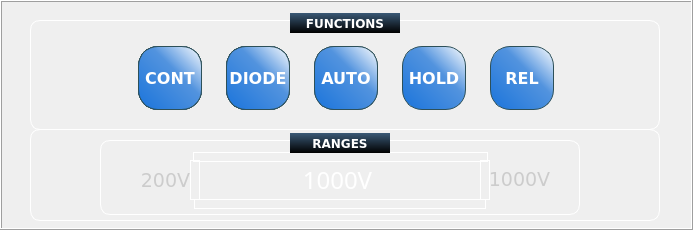
  <widget class="QFrame" name="inputPanel">
   <property name="geometry">
    <rect>
     <x>10</x>
     <y>200</y>
     <width>693</width>
     <height>230</height>
    </rect>
   </property>
   <property name="font">
    <font>
     <family>DejaVu Sans</family>
    </font>
   </property>
   <property name="styleSheet">
    <string notr="true">QFrame {
     background-color: qlineargradient(x1: 0, y1: 0, x2: 0, y2: 1,
                                       stop: 0 #3a5976, stop: 1 #000000);



 }
QLabel{
	background-color:rgba(0,0,0,0);
	color:white;
}

QLabel::disabled {
	background-color:rgba(0,0,0,0);
	color:gray;
}</string>
   </property>
   <property name="frameShape">
    <enum>QFrame::Box</enum>
   </property>
   <property name="frameShadow">
    <enum>QFrame::Raised</enum>
   </property>
   <widget class="QPushButton" name="r4w">
    <property name="geometry">
     <rect>
      <x>226</x>
      <y>46</y>
      <width>64</width>
      <height>64</height>
     </rect>
    </property>
    <property name="font">
     <font>
      <family>DejaVu Sans</family>
      <pointsize>12</pointsize>
      <weight>75</weight>
      <italic>false</italic>
      <bold>true</bold>
     </font>
    </property>
    <property name="focusPolicy">
     <enum>Qt::NoFocus</enum>
    </property>
    <property name="styleSheet">
     <string notr="true">QPushButton {
color:white;
border: 1px solid #2D5059;
border-radius: 20px;
background-color: qlineargradient(x1: 0, y1: 1, x2: 1, y2: 0,stop: 0 #1A74DB, stop: 0.6 #5293DE, stop:1 #FFFFFF);
font:bold;
}
QPushButton:pressed {
background-color: qlineargradient(x1: 0, y1: 0, x2: 0, y2: 1,
stop: 0 #dadbde, stop: 1 #f6f7fa);
}
QPushButton:flat {
border: none; 
}
QPushButton:default {
border-color: navy; 
}

QPushButton:disabled
{
color:lightgrey;
background-color:grey
}</string>
    </property>
    <property name="text">
     <string>Beep</string>
    </property>
    <property name="iconSize">
     <size>
      <width>64</width>
      <height>64</height>
     </size>
    </property>
   </widget>
   <widget class="QPushButton" name="iac">
    <property name="geometry">
     <rect>
      <x>138</x>
      <y>46</y>
      <width>64</width>
      <height>64</height>
     </rect>
    </property>
    <property name="font">
     <font>
      <family>DejaVu Sans</family>
      <pointsize>12</pointsize>
      <weight>75</weight>
      <italic>false</italic>
      <bold>true</bold>
     </font>
    </property>
    <property name="focusPolicy">
     <enum>Qt::NoFocus</enum>
    </property>
    <property name="styleSheet">
     <string notr="true">QPushButton {
color:white;
border: 1px solid #2D5059;
border-radius: 20px;
background-color: qlineargradient(x1: 0, y1: 1, x2: 1, y2: 0,stop: 0 #1A74DB, stop: 0.6 #5293DE, stop:1 #FFFFFF);
font:bold;
}
QPushButton:pressed {
background-color: qlineargradient(x1: 0, y1: 0, x2: 0, y2: 1,
stop: 0 #dadbde, stop: 1 #f6f7fa);
}
QPushButton:flat {
border: none; 
}
QPushButton:default {
border-color: navy; 
}

QPushButton:disabled
{
color:lightgrey;
background-color:grey
}</string>
    </property>
    <property name="text">
     <string>AC</string>
    </property>
    <property name="iconSize">
     <size>
      <width>64</width>
      <height>64</height>
     </size>
    </property>
   </widget>
   <widget class="QPushButton" name="vdc">
    <property name="geometry">
     <rect>
      <x>226</x>
      <y>46</y>
      <width>64</width>
      <height>64</height>
     </rect>
    </property>
    <property name="font">
     <font>
      <family>DejaVu Sans</family>
      <pointsize>12</pointsize>
      <weight>75</weight>
      <italic>false</italic>
      <bold>true</bold>
     </font>
    </property>
    <property name="focusPolicy">
     <enum>Qt::NoFocus</enum>
    </property>
    <property name="styleSheet">
     <string notr="true">QPushButton {
color:white;
border: 1px solid #2D5059;
border-radius: 20px;
background-color: qlineargradient(x1: 0, y1: 1, x2: 1, y2: 0,stop: 0 #1A74DB, stop: 0.6 #5293DE, stop:1 #FFFFFF);
font:bold;
}
QPushButton:pressed {
background-color: qlineargradient(x1: 0, y1: 0, x2: 0, y2: 1,
stop: 0 #dadbde, stop: 1 #f6f7fa);
}
QPushButton:flat {
border: none; 
}
QPushButton:default {
border-color: navy; 
}

QPushButton:disabled
{
color:lightgrey;
background-color:grey
}</string>
    </property>
    <property name="text">
     <string>DC</string>
    </property>
    <property name="iconSize">
     <size>
      <width>64</width>
      <height>64</height>
     </size>
    </property>
   </widget>
   <widget class="QPushButton" name="idc">
    <property name="geometry">
     <rect>
      <x>226</x>
      <y>46</y>
      <width>64</width>
      <height>64</height>
     </rect>
    </property>
    <property name="font">
     <font>
      <family>DejaVu Sans</family>
      <pointsize>12</pointsize>
      <weight>75</weight>
      <italic>false</italic>
      <bold>true</bold>
     </font>
    </property>
    <property name="focusPolicy">
     <enum>Qt::NoFocus</enum>
    </property>
    <property name="styleSheet">
     <string notr="true">QPushButton {
color:white;
border: 1px solid #2D5059;
border-radius: 20px;
background-color: qlineargradient(x1: 0, y1: 1, x2: 1, y2: 0,stop: 0 #1A74DB, stop: 0.6 #5293DE, stop:1 #FFFFFF);
font:bold;
}
QPushButton:pressed {
background-color: qlineargradient(x1: 0, y1: 0, x2: 0, y2: 1,
stop: 0 #dadbde, stop: 1 #f6f7fa);
}
QPushButton:flat {
border: none; 
}
QPushButton:default {
border-color: navy; 
}

QPushButton:disabled
{
color:lightgrey;
background-color:grey
}</string>
    </property>
    <property name="text">
     <string>DC</string>
    </property>
    <property name="iconSize">
     <size>
      <width>64</width>
      <height>64</height>
     </size>
    </property>
   </widget>
   <widget class="QPushButton" name="manual">
    <property name="geometry">
     <rect>
      <x>314</x>
      <y>46</y>
      <width>64</width>
      <height>64</height>
     </rect>
    </property>
    <property name="font">
     <font>
      <family>DejaVu Sans</family>
      <pointsize>12</pointsize>
      <weight>75</weight>
      <italic>false</italic>
      <bold>true</bold>
     </font>
    </property>
    <property name="focusPolicy">
     <enum>Qt::NoFocus</enum>
    </property>
    <property name="styleSheet">
     <string notr="true">QPushButton {
color:white;
border: 1px solid #2D5059;
border-radius: 20px;
background-color: qlineargradient(x1: 0, y1: 1, x2: 1, y2: 0,stop: 0 #1A74DB, stop: 0.6 #5293DE, stop:1 #FFFFFF);
font:bold;
}
QPushButton:pressed {
background-color: qlineargradient(x1: 0, y1: 0, x2: 0, y2: 1,
stop: 0 #dadbde, stop: 1 #f6f7fa);
}
QPushButton:flat {
border: none; 
}
QPushButton:default {
border-color: navy; 
}

QPushButton:disabled
{
color:lightgrey;
background-color:grey
}</string>
    </property>
    <property name="text">
     <string>Manual</string>
    </property>
    <property name="iconSize">
     <size>
      <width>64</width>
      <height>64</height>
     </size>
    </property>
   </widget>
   <widget class="QPushButton" name="r2w">
    <property name="geometry">
     <rect>
      <x>138</x>
      <y>46</y>
      <width>64</width>
      <height>64</height>
     </rect>
    </property>
    <property name="font">
     <font>
      <family>DejaVu Sans</family>
      <pointsize>12</pointsize>
      <weight>75</weight>
      <italic>false</italic>
      <bold>true</bold>
     </font>
    </property>
    <property name="focusPolicy">
     <enum>Qt::NoFocus</enum>
    </property>
    <property name="styleSheet">
     <string notr="true">QPushButton {
color:white;
border: 1px solid #2D5059;
border-radius: 20px;
background-color: qlineargradient(x1: 0, y1: 1, x2: 1, y2: 0,stop: 0 #1A74DB, stop: 0.6 #5293DE, stop:1 #FFFFFF);
font:bold;
}
QPushButton:pressed {
background-color: qlineargradient(x1: 0, y1: 0, x2: 0, y2: 1,
stop: 0 #dadbde, stop: 1 #f6f7fa);
}
QPushButton:flat {
border: none; 
}
QPushButton:default {
border-color: navy; 
}

QPushButton:disabled
{
color:lightgrey;
background-color:grey
}</string>
    </property>
    <property name="text">
     <string>R</string>
    </property>
    <property name="iconSize">
     <size>
      <width>64</width>
      <height>64</height>
     </size>
    </property>
   </widget>
   <widget class="QPushButton" name="Auto">
    <property name="geometry">
     <rect>
      <x>314</x>
      <y>46</y>
      <width>64</width>
      <height>64</height>
     </rect>
    </property>
    <property name="font">
     <font>
      <family>DejaVu Sans</family>
      <pointsize>12</pointsize>
      <weight>75</weight>
      <italic>false</italic>
      <bold>true</bold>
     </font>
    </property>
    <property name="focusPolicy">
     <enum>Qt::NoFocus</enum>
    </property>
    <property name="styleSheet">
     <string notr="true">QPushButton {
color:white;
border: 1px solid #2D5059;
border-radius: 20px;
background-color: qlineargradient(x1: 0, y1: 1, x2: 1, y2: 0,stop: 0 #1A74DB, stop: 0.6 #5293DE, stop:1 #FFFFFF);
font:bold;
}
QPushButton:pressed {
background-color: qlineargradient(x1: 0, y1: 0, x2: 0, y2: 1,
stop: 0 #dadbde, stop: 1 #f6f7fa);
}
QPushButton:flat {
border: none; 
}
QPushButton:default {
border-color: navy; 
}

QPushButton:disabled
{
color:lightgrey;
background-color:grey
}</string>
    </property>
    <property name="text">
     <string>AUTO</string>
    </property>
    <property name="iconSize">
     <size>
      <width>64</width>
      <height>64</height>
     </size>
    </property>
   </widget>
   <widget class="QPushButton" name="vac">
    <property name="geometry">
     <rect>
      <x>138</x>
      <y>46</y>
      <width>64</width>
      <height>64</height>
     </rect>
    </property>
    <property name="font">
     <font>
      <family>DejaVu Sans</family>
      <pointsize>12</pointsize>
      <weight>75</weight>
      <italic>false</italic>
      <bold>true</bold>
     </font>
    </property>
    <property name="focusPolicy">
     <enum>Qt::NoFocus</enum>
    </property>
    <property name="styleSheet">
     <string notr="true">QPushButton {
color:white;
border: 1px solid #2D5059;
border-radius: 20px;
background-color: qlineargradient(x1: 0, y1: 1, x2: 1, y2: 0,stop: 0 #1A74DB, stop: 0.6 #5293DE, stop:1 #FFFFFF);
font:bold;
}
QPushButton:pressed {
background-color: qlineargradient(x1: 0, y1: 0, x2: 0, y2: 1,
stop: 0 #dadbde, stop: 1 #f6f7fa);
}
QPushButton:flat {
border: none; 
}
QPushButton:default {
border-color: navy; 
}

QPushButton:disabled
{
color:lightgrey;
background-color:grey
}</string>
    </property>
    <property name="text">
     <string>AC</string>
    </property>
    <property name="iconSize">
     <size>
      <width>64</width>
      <height>64</height>
     </size>
    </property>
   </widget>
   <widget class="QPushButton" name="hold">
    <property name="geometry">
     <rect>
      <x>402</x>
      <y>46</y>
      <width>64</width>
      <height>64</height>
     </rect>
    </property>
    <property name="font">
     <font>
      <family>DejaVu Sans</family>
      <pointsize>12</pointsize>
      <weight>75</weight>
      <italic>false</italic>
      <bold>true</bold>
     </font>
    </property>
    <property name="focusPolicy">
     <enum>Qt::NoFocus</enum>
    </property>
    <property name="styleSheet">
     <string notr="true">QPushButton {
color:white;
border: 1px solid #2D5059;
border-radius: 20px;
background-color: qlineargradient(x1: 0, y1: 1, x2: 1, y2: 0,stop: 0 #1A74DB, stop: 0.6 #5293DE, stop:1 #FFFFFF);
font:bold;
}
QPushButton:pressed {
background-color: qlineargradient(x1: 0, y1: 0, x2: 0, y2: 1,
stop: 0 #dadbde, stop: 1 #f6f7fa);
}
QPushButton:flat {
border: none; 
}
QPushButton:default {
border-color: navy; 
}

QPushButton:disabled
{
color:lightgrey;
background-color:grey
}</string>
    </property>
    <property name="text">
     <string>HOLD</string>
    </property>
    <property name="iconSize">
     <size>
      <width>64</width>
      <height>64</height>
     </size>
    </property>
   </widget>
   <widget class="QPushButton" name="Null">
    <property name="geometry">
     <rect>
      <x>490</x>
      <y>46</y>
      <width>64</width>
      <height>64</height>
     </rect>
    </property>
    <property name="font">
     <font>
      <family>DejaVu Sans</family>
      <pointsize>12</pointsize>
      <weight>75</weight>
      <italic>false</italic>
      <bold>true</bold>
     </font>
    </property>
    <property name="focusPolicy">
     <enum>Qt::NoFocus</enum>
    </property>
    <property name="styleSheet">
     <string notr="true">QPushButton {
color:white;
border: 1px solid #2D5059;
border-radius: 20px;
background-color: qlineargradient(x1: 0, y1: 1, x2: 1, y2: 0,stop: 0 #1A74DB, stop: 0.6 #5293DE, stop:1 #FFFFFF);
font:bold;
}
QPushButton:pressed {
background-color: qlineargradient(x1: 0, y1: 0, x2: 0, y2: 1,
stop: 0 #dadbde, stop: 1 #f6f7fa);
}
QPushButton:flat {
border: none; 
}
QPushButton:default {
border-color: navy; 
}

QPushButton:disabled
{
color:lightgrey;
background-color:grey
}</string>
    </property>
    <property name="text">
     <string>REL</string>
    </property>
    <property name="iconSize">
     <size>
      <width>64</width>
      <height>64</height>
     </size>
    </property>
   </widget>
   <widget class="QFrame" name="rangeFrame">
    <property name="enabled">
     <bool>true</bool>
    </property>
    <property name="geometry">
     <rect>
      <x>100</x>
      <y>140</y>
      <width>480</width>
      <height>75</height>
     </rect>
    </property>
    <property name="font">
     <font>
      <family>DejaVu Sans</family>
     </font>
    </property>
    <property name="styleSheet">
     <string notr="true">QFrame{
color:gray;
border:1px solid white;
border-radius:10px;
}
QLabel{
color:gray;
border:0px solid white;
border-radius:0px;
}
Line{
	background-color: rgba(0, 0, 0, 0);
color:gray;
border:0px solid white;
border-radius:0px;
}</string>
    </property>
    <property name="frameShape">
     <enum>QFrame::StyledPanel</enum>
    </property>
    <property name="frameShadow">
     <enum>QFrame::Raised</enum>
    </property>
    <widget class="QPushButton" name="leftArrow">
     <property name="geometry">
      <rect>
       <x>120</x>
       <y>10</y>
       <width>50</width>
       <height>60</height>
      </rect>
     </property>
     <property name="focusPolicy">
      <enum>Qt::NoFocus</enum>
     </property>
     <property name="styleSheet">
      <string notr="true">QPushButton {
         border: 2px solid rgba(0,0,0,0);
         border-radius: 25px;
         background-color: rgba(0,0,0,0);
     }
</string>
     </property>
     <property name="text">
      <string/>
     </property>
     <property name="icon">
      <iconset resource="pic.qrc">
       <normaloff>:/new/prefix1/prev-icon.png</normaloff>:/new/prefix1/prev-icon.png</iconset>
     </property>
     <property name="iconSize">
      <size>
       <width>50</width>
       <height>60</height>
      </size>
     </property>
    </widget>
    <widget class="QLabel" name="label_5">
     <property name="enabled">
      <bool>true</bool>
     </property>
     <property name="geometry">
      <rect>
       <x>177</x>
       <y>19</y>
       <width>121</width>
       <height>41</height>
      </rect>
     </property>
     <property name="font">
      <font>
       <family>12</family>
       <pointsize>-1</pointsize>
       <weight>50</weight>
       <italic>false</italic>
       <bold>false</bold>
      </font>
     </property>
     <property name="autoFillBackground">
      <bool>false</bool>
     </property>
     <property name="styleSheet">
      <string notr="true">font:24px bold;
color:white;</string>
     </property>
     <property name="frameShape">
      <enum>QFrame::NoFrame</enum>
     </property>
     <property name="frameShadow">
      <enum>QFrame::Sunken</enum>
     </property>
     <property name="text">
      <string>1000V</string>
     </property>
     <property name="scaledContents">
      <bool>false</bool>
     </property>
     <property name="alignment">
      <set>Qt::AlignCenter</set>
     </property>
    </widget>
    <widget class="Line" name="line">
     <property name="geometry">
      <rect>
       <x>94</x>
       <y>59</y>
       <width>292</width>
       <height>10</height>
      </rect>
     </property>
     <property name="styleSheet">
      <string notr="true"/>
     </property>
     <property name="orientation">
      <enum>Qt::Horizontal</enum>
     </property>
    </widget>
    <widget class="QLabel" name="label_6">
     <property name="enabled">
      <bool>false</bool>
     </property>
     <property name="geometry">
      <rect>
       <x>20</x>
       <y>30</y>
       <width>91</width>
       <height>21</height>
      </rect>
     </property>
     <property name="font">
      <font>
       <family>DejaVu Sans</family>
       <pointsize>14</pointsize>
       <weight>50</weight>
       <bold>false</bold>
      </font>
     </property>
     <property name="styleSheet">
      <string notr="true">color:#cccccc;</string>
     </property>
     <property name="text">
      <string>200V</string>
     </property>
     <property name="scaledContents">
      <bool>false</bool>
     </property>
     <property name="alignment">
      <set>Qt::AlignCenter</set>
     </property>
    </widget>
    <widget class="QPushButton" name="rightArrow">
     <property name="geometry">
      <rect>
       <x>310</x>
       <y>9</y>
       <width>50</width>
       <height>60</height>
      </rect>
     </property>
     <property name="focusPolicy">
      <enum>Qt::NoFocus</enum>
     </property>
     <property name="styleSheet">
      <string notr="true">QPushButton {
         border: 2px solid rgba(0,0,0,0);
         border-radius: 25px;
         background-color: rgba(0,0,0,0);
     }

  </string>
     </property>
     <property name="text">
      <string/>
     </property>
     <property name="icon">
      <iconset resource="pic.qrc">
       <normaloff>:/new/prefix1/next-icon.png</normaloff>:/new/prefix1/next-icon.png</iconset>
     </property>
     <property name="iconSize">
      <size>
       <width>50</width>
       <height>60</height>
      </size>
     </property>
    </widget>
    <widget class="Line" name="line_4">
     <property name="geometry">
      <rect>
       <x>93</x>
       <y>12</y>
       <width>295</width>
       <height>10</height>
      </rect>
     </property>
     <property name="styleSheet">
      <string notr="true"/>
     </property>
     <property name="orientation">
      <enum>Qt::Horizontal</enum>
     </property>
    </widget>
    <widget class="QLabel" name="label_4">
     <property name="enabled">
      <bool>false</bool>
     </property>
     <property name="geometry">
      <rect>
       <x>374</x>
       <y>29</y>
       <width>91</width>
       <height>20</height>
      </rect>
     </property>
     <property name="font">
      <font>
       <family>DejaVu Sans</family>
       <pointsize>14</pointsize>
       <weight>50</weight>
       <bold>false</bold>
      </font>
     </property>
     <property name="styleSheet">
      <string notr="true">color:#cccccc;</string>
     </property>
     <property name="text">
      <string>1000V</string>
     </property>
     <property name="scaledContents">
      <bool>false</bool>
     </property>
     <property name="alignment">
      <set>Qt::AlignCenter</set>
     </property>
    </widget>
    <widget class="Line" name="line_8">
     <property name="geometry">
      <rect>
       <x>90</x>
       <y>20</y>
       <width>10</width>
       <height>40</height>
      </rect>
     </property>
     <property name="styleSheet">
      <string notr="true"/>
     </property>
     <property name="orientation">
      <enum>Qt::Vertical</enum>
     </property>
    </widget>
    <widget class="Line" name="line_9">
     <property name="geometry">
      <rect>
       <x>380</x>
       <y>20</y>
       <width>10</width>
       <height>40</height>
      </rect>
     </property>
     <property name="styleSheet">
      <string notr="true"/>
     </property>
     <property name="orientation">
      <enum>Qt::Vertical</enum>
     </property>
    </widget>
    <zorder>line</zorder>
    <zorder>line_4</zorder>
    <zorder>label_5</zorder>
    <zorder>label_6</zorder>
    <zorder>label_4</zorder>
    <zorder>line_8</zorder>
    <zorder>line_9</zorder>
    <zorder>leftArrow</zorder>
    <zorder>rightArrow</zorder>
   </widget>
   <widget class="QLabel" name="label_8">
    <property name="geometry">
     <rect>
      <x>290</x>
      <y>13</y>
      <width>110</width>
      <height>20</height>
     </rect>
    </property>
    <property name="font">
     <font>
      <family>DejaVu Sans</family>
      <weight>75</weight>
      <bold>true</bold>
     </font>
    </property>
    <property name="styleSheet">
     <string notr="true">background-color: qlineargradient(x1: 0, y1: 0, x2: 0, y2: 1,stop: 0 #3a5976, stop: 1 #000000);
</string>
    </property>
    <property name="text">
     <string>FUNCTIONS</string>
    </property>
    <property name="alignment">
     <set>Qt::AlignCenter</set>
    </property>
   </widget>
   <widget class="QLabel" name="label_18">
    <property name="geometry">
     <rect>
      <x>290</x>
      <y>133</y>
      <width>100</width>
      <height>20</height>
     </rect>
    </property>
    <property name="font">
     <font>
      <family>DejaVu Sans</family>
      <weight>75</weight>
      <bold>true</bold>
     </font>
    </property>
    <property name="styleSheet">
     <string notr="true">background-color: qlineargradient(x1: 0, y1: 0, x2: 0, y2: 1,stop: 0 #3a5976, stop: 1 #000000);</string>
    </property>
    <property name="text">
     <string>RANGES</string>
    </property>
    <property name="alignment">
     <set>Qt::AlignCenter</set>
    </property>
   </widget>
   <widget class="QFrame" name="frame_5">
    <property name="geometry">
     <rect>
      <x>30</x>
      <y>20</y>
      <width>630</width>
      <height>110</height>
     </rect>
    </property>
    <property name="styleSheet">
     <string notr="true">border:1px solid white;
border-radius:10px;
background-color:rgba(0,0,0,0);</string>
    </property>
    <property name="frameShape">
     <enum>QFrame::StyledPanel</enum>
    </property>
    <property name="frameShadow">
     <enum>QFrame::Raised</enum>
    </property>
   </widget>
   <widget class="QFrame" name="frame_6">
    <property name="enabled">
     <bool>false</bool>
    </property>
    <property name="geometry">
     <rect>
      <x>30</x>
      <y>129</y>
      <width>630</width>
      <height>92</height>
     </rect>
    </property>
    <property name="font">
     <font>
      <family>DejaVu Sans</family>
     </font>
    </property>
    <property name="styleSheet">
     <string notr="true">border:1px solid white;
border-radius:10px;
background-color:rgba(0,0,0,0);</string>
    </property>
    <property name="frameShape">
     <enum>QFrame::StyledPanel</enum>
    </property>
    <property name="frameShadow">
     <enum>QFrame::Raised</enum>
    </property>
   </widget>
   <widget class="QPushButton" name="Diode">
    <property name="geometry">
     <rect>
      <x>226</x>
      <y>46</y>
      <width>64</width>
      <height>64</height>
     </rect>
    </property>
    <property name="font">
     <font>
      <family>DejaVu Sans</family>
      <pointsize>12</pointsize>
      <weight>75</weight>
      <italic>false</italic>
      <bold>true</bold>
     </font>
    </property>
    <property name="focusPolicy">
     <enum>Qt::NoFocus</enum>
    </property>
    <property name="styleSheet">
     <string notr="true">QPushButton {
color:white;
border: 1px solid #2D5059;
border-radius: 20px;
background-color: qlineargradient(x1: 0, y1: 1, x2: 1, y2: 0,stop: 0 #1A74DB, stop: 0.6 #5293DE, stop:1 #FFFFFF);
font:bold;
}</string>
    </property>
    <property name="text">
     <string>DIODE</string>
    </property>
    <property name="iconSize">
     <size>
      <width>64</width>
      <height>64</height>
     </size>
    </property>
   </widget>
   <widget class="QPushButton" name="Continuity">
    <property name="geometry">
     <rect>
      <x>138</x>
      <y>46</y>
      <width>64</width>
      <height>64</height>
     </rect>
    </property>
    <property name="font">
     <font>
      <family>DejaVu Sans</family>
      <pointsize>12</pointsize>
      <weight>75</weight>
      <italic>false</italic>
      <bold>true</bold>
     </font>
    </property>
    <property name="focusPolicy">
     <enum>Qt::NoFocus</enum>
    </property>
    <property name="styleSheet">
     <string notr="true">QPushButton {
color:white;
border: 1px solid #2D5059;
border-radius: 20px;
background-color: qlineargradient(x1: 0, y1: 1, x2: 1, y2: 0,stop: 0 #1A74DB, stop: 0.6 #5293DE, stop:1 #FFFFFF);
font:bold;
}
QPushButton:pressed {
background-color: qlineargradient(x1: 0, y1: 0, x2: 0, y2: 1,
stop: 0 #dadbde, stop: 1 #f6f7fa);
}
QPushButton:flat {
border: none; 
}
QPushButton:default {
border-color: navy; 
}

QPushButton:disabled
{
color:lightgrey;
background-color:grey
}</string>
    </property>
    <property name="text">
     <string>CONT</string>
    </property>
    <property name="iconSize">
     <size>
      <width>64</width>
      <height>64</height>
     </size>
    </property>
   </widget>
   <zorder>frame_5</zorder>
   <zorder>manual</zorder>
   <zorder>Auto</zorder>
   <zorder>idc</zorder>
   <zorder>frame_6</zorder>
   <zorder>r4w</zorder>
   <zorder>iac</zorder>
   <zorder>vdc</zorder>
   <zorder>r2w</zorder>
   <zorder>vac</zorder>
   <zorder>hold</zorder>
   <zorder>Null</zorder>
   <zorder>rangeFrame</zorder>
   <zorder>label_8</zorder>
   <zorder>label_18</zorder>
   <zorder>Diode</zorder>
   <zorder>Continuity</zorder>
  </widget>
